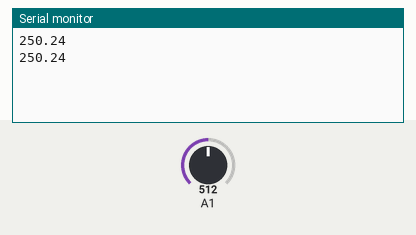
Simulated run of this sketch. Board: Arduino Uno, built with avr-gcc and run on an emulated ATmega328P. Parts: the last lines printed to the serial monitor. The test bench sets the inputs (shaded band); at power-on: A1 = 512.

Above: at 1.8 s.
1.9 s: A1 set to 716
At 2.8 s:
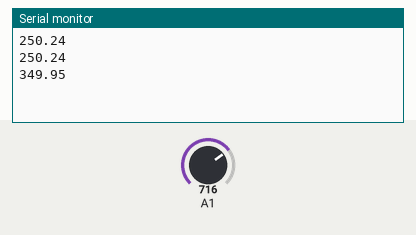
3.4 s: A1 set to 900
At 4.5 s:
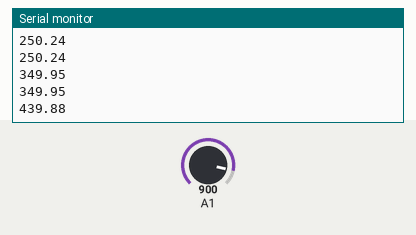
Timing chart, 0 to 6.4 s (numbered marks = the images above; inputs shaded):
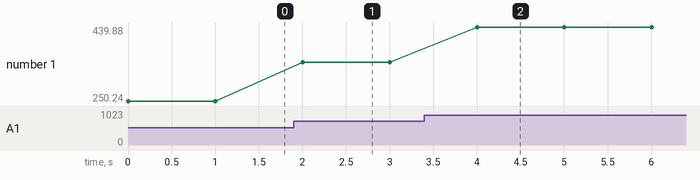

Measured:
- after the input at 1.9 s, the serial monitor: prints a new line after 0.10 s (image 1)
- after the input at 3.4 s, the serial monitor: prints a new line after 0.60 s (image 2)
- plotted number 1: 250.24 → 349.95 after the input at 1.9 s, 349.95 → 439.88 after the input at 3.4 s

The sketch:

simulateur_temp_rature_arduino1.ino
```cpp
int temp;
float grad;

void setup() {
  pinMode(A1, INPUT);
  Serial.begin(9600);  // ouvre le port série
}

void loop() {
  temp = analogRead(A1);
  grad = (temp/1023.0)*5.0*1000/10;
  Serial.println(grad);

  delay(1000); // attend une seconde
}
```
